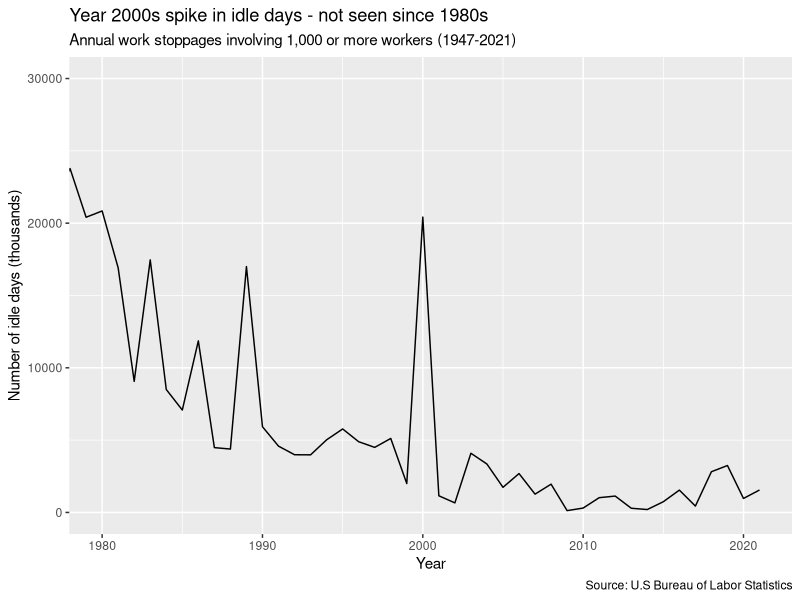
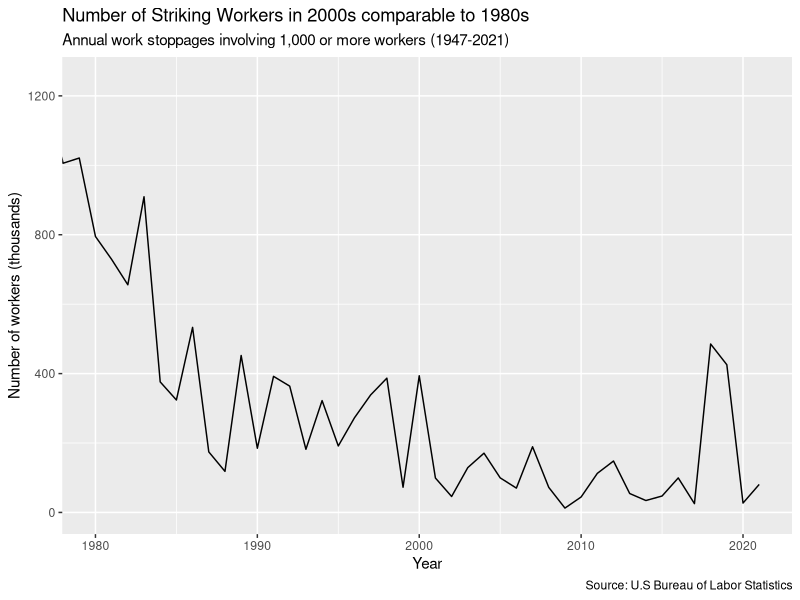

Source code (R) for these figures, in order:
# annual listings data - OM 488

library(tidyverse)
library(readxl)

work_stoppages <- read_excel("annual-listing.xlsx", 
                             sheet = "data", na = "NA", skip = 1)

# x = year ; y = # of idle days (thousands)
# comments:
# MAJOR SPIKE IN IDLE DAYS IN YEAR 2000s
a <- ggplot(data = work_stoppages,
            mapping = aes(x = Year, y = `Days of idleness [2] - number (in thousands)`))

a <- a + geom_line()

# zoom-in ; emphasis on 1980s and spike in 2000s
a <- a + coord_cartesian(xlim = c(1980, NA), ylim = c(0, 30000))

# labeling
a <- a + labs(title = 'Year 2000s spike in idle days - not seen since 1980s', 
              caption = 'Source: U.S Bureau of Labor Statistics', 
              subtitle = 'Annual work stoppages involving 1,000 or more workers (1947-2021)', 
              y = 'Number of idle days (thousands)')

# x = year ; y = # of workers (thousands)
# comments:
# # of striking workers in 2000s less than 1980s - refer back to spike in IDLE DAYS
# SPIKE IN # OF WORKERS AROUND 2018-2019 - LAST SEEN IN LATE 1980s
b <- ggplot(data = work_stoppages,
            mapping = aes(x = Year, y = `Number of workers \r\n(in thousands) in the period [1] - beginning`))

b <- b + geom_line()

# zoom-in
b <- b + coord_cartesian(xlim = c(1980, NA), ylim = c(0, 1250))

# labeling
b <-  b + labs(title = 'Number of Striking Workers in 2000s comparable to 1980s', 
               caption = 'Source: U.S Bureau of Labor Statistics', 
               subtitle = 'Annual work stoppages involving 1,000 or more workers (1947-2021)', 
               y = 'Number of workers (thousands)')
